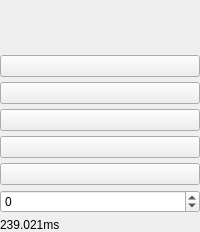
       <widget class="QWidget" name="widget_Aout8" native="true">
        <layout class="QVBoxLayout" name="verticalLayout_14">
         <property name="spacing">
          <number>5</number>
         </property>
         <property name="leftMargin">
          <number>0</number>
         </property>
         <property name="topMargin">
          <number>0</number>
         </property>
         <property name="rightMargin">
          <number>0</number>
         </property>
         <property name="bottomMargin">
          <number>0</number>
         </property>
         <item>
          <widget class="ConfigGainWidget" name="AOut_Gain_8" native="true">
           <property name="minimumSize">
            <size>
             <width>50</width>
             <height>50</height>
            </size>
           </property>
           <property name="baseSize">
            <size>
             <width>0</width>
             <height>0</height>
            </size>
           </property>
           <property name="MinValue" stdset="0">
            <double>-60.000000000000000</double>
           </property>
           <property name="MaxValue" stdset="0">
            <double>12.000000000000000</double>
           </property>
          </widget>
         </item>
         <item>
          <widget class="QPushButton" name="AOut_Mute_8">
           <property name="minimumSize">
            <size>
             <width>50</width>
             <height>0</height>
            </size>
           </property>
           <property name="focusPolicy">
            <enum>Qt::NoFocus</enum>
           </property>
           <property name="text">
            <string/>
           </property>
           <property name="checkable">
            <bool>true</bool>
           </property>
           <property name="form" stdset="0">
            <cstring>Mute</cstring>
           </property>
          </widget>
         </item>
         <item>
          <widget class="QPushButton" name="AOut_xover_8">
           <property name="minimumSize">
            <size>
             <width>50</width>
             <height>0</height>
            </size>
           </property>
           <property name="focusPolicy">
            <enum>Qt::NoFocus</enum>
           </property>
           <property name="text">
            <string/>
           </property>
          </widget>
         </item>
         <item>
          <widget class="QPushButton" name="AOut_Eq_8">
           <property name="minimumSize">
            <size>
             <width>50</width>
             <height>0</height>
            </size>
           </property>
           <property name="focusPolicy">
            <enum>Qt::NoFocus</enum>
           </property>
           <property name="text">
            <string/>
           </property>
          </widget>
         </item>
         <item>
          <widget class="QPushButton" name="AOut_Dyn_8">
           <property name="minimumSize">
            <size>
             <width>50</width>
             <height>0</height>
            </size>
           </property>
           <property name="focusPolicy">
            <enum>Qt::NoFocus</enum>
           </property>
           <property name="text">
            <string/>
           </property>
          </widget>
         </item>
         <item>
          <widget class="QPushButton" name="AOut_Phase_8">
           <property name="minimumSize">
            <size>
             <width>50</width>
             <height>0</height>
            </size>
           </property>
           <property name="focusPolicy">
            <enum>Qt::NoFocus</enum>
           </property>
           <property name="text">
            <string/>
           </property>
           <property name="checkable">
            <bool>true</bool>
           </property>
          </widget>
         </item>
         <item>
          <widget class="QSpinBox" name="AOut_Delay_8">
           <property name="minimumSize">
            <size>
             <width>50</width>
             <height>0</height>
            </size>
           </property>
           <property name="minimum">
            <number>-60</number>
           </property>
           <property name="maximum">
            <number>12</number>
           </property>
          </widget>
         </item>
         <item>
          <widget class="QLabel" name="label_delay_8">
           <property name="text">
            <string>239.021ms</string>
           </property>
          </widget>
         </item>
        </layout>
       </widget>
